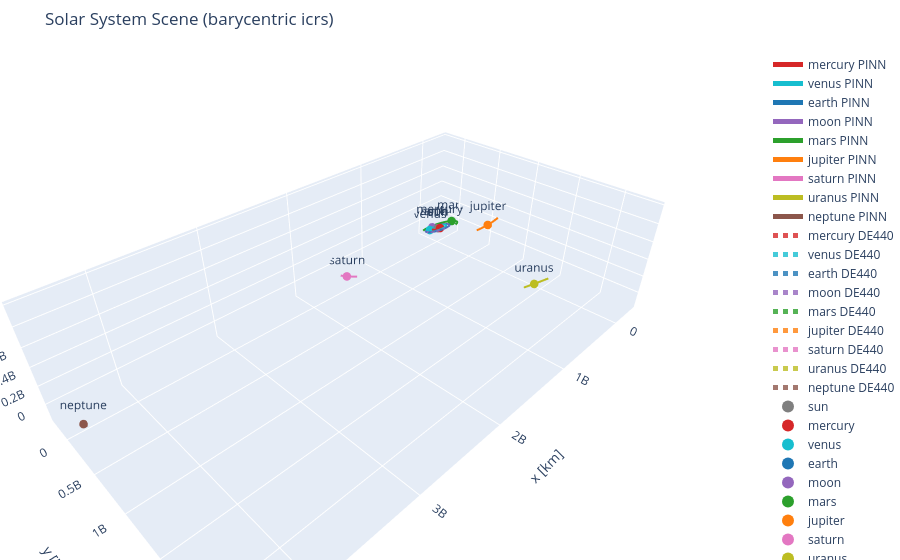

Notebook cell for this chart:
### Code cell
import numpy as np

from solsys_emulator.config import DEFAULT_CHECKPOINT_PATH, DEFAULT_KERNEL_PATH
from solsys_emulator.de440_dataset import find_local_kernel, load_kernel, sample_states
from solsys_emulator.inference import EphemerisEmulator
from solsys_emulator.train import load_checkpoint
from solsys_emulator.time_frames import build_time_grid
from solsys_emulator.viz_3d import plot_scene

emu = EphemerisEmulator.from_checkpoint(DEFAULT_CHECKPOINT_PATH)

ckpt_meta = load_checkpoint(DEFAULT_CHECKPOINT_PATH)
train_meta = ckpt_meta.get('train_config', {})
print('Checkpoint split_mode:', train_meta.get('split_mode'))
print('Checkpoint nbody_loss_weight:', train_meta.get('nbody_loss_weight'))

# Tutti i corpi dinamici nel checkpoint (esclude il Sole dalle traiettorie)
bodies_to_compare = [b for b in emu.bodies if b.lower() != 'sun']
print('Corpi in confronto:', bodies_to_compare)

dt_plot_seconds = 21600.0  # 6 ore
plot_t0 = '2025-01-01T00:00:00'
plot_t1 = '2026-01-01T00:00:00'

# Traiettorie PINN
pred_traj = {
    body: emu.predict_trajectory(body, plot_t0, plot_t1, dt_plot_seconds)
    for body in bodies_to_compare
}

# Traiettorie vere da DE440/DE441 (strict)
kernel_path = find_local_kernel([DEFAULT_KERNEL_PATH])
if kernel_path is None:
    raise RuntimeError('Nessun kernel DE440/DE441 trovato in data/.')

kernel = load_kernel(kernel_path)
_, time_grid = build_time_grid(plot_t0, plot_t1, dt_plot_seconds)
true_states, meta = sample_states(time_grid, bodies=bodies_to_compare, kernel=kernel)
true_traj = {body: true_states[:, idx, :3] for idx, body in enumerate(bodies_to_compare)}

print('Kernel usato:', kernel_path)
print('Source:', meta.get('source'))

for body in bodies_to_compare:
    err = pred_traj[body] - true_traj[body]
    rmse = np.sqrt(np.mean(np.sum(err * err, axis=1)))
    print(f'{body:8s} RMSE position [km]: {rmse:,.2f}')

state_t = emu.predict_state('2025-06-01T00:00:00')
fig = plot_scene(
    states_at_t=state_t,
    trajectories=pred_traj,
    reference_trajectories=true_traj,
    reference_label='DE440',
    frame_label='barycentric icrs',
    units_label='km',
)
fig.show()

### Figure 1 — Plotly figure (JSON) as saved in the notebook; plotly's stock layout.template omitted (floating-point values rounded to 4 significant figures; data arrays with more than 128 entries replaced by an {"elided": "..."} marker saying what was removed)
{"data": [{"line": {"color": "#d62728", "width": 4}, "mode": "lines", "name": "mercury PINN", "x": {"elided": "1461 float values"}, "y": {"elided": "1461 float values"}, "z": {"elided": "1461 float values"}, "type": "scatter3d"}, {"line": {"color": "#17becf", "width": 4}, "mode": "lines", "name": "venus PINN", "x": {"elided": "1461 float values"}, "y": {"elided": "1461 float values"}, "z": {"elided": "1461 float values"}, "type": "scatter3d"}, {"line": {"color": "#1f77b4", "width": 4}, "mode": "lines", "name": "earth PINN", "x": {"elided": "1461 float values"}, "y": {"elided": "1461 float values"}, "z": {"elided": "1461 float values"}, "type": "scatter3d"}, {"line": {"color": "#9467bd", "width": 4}, "mode": "lines", "name": "moon PINN", "x": {"elided": "1461 float values"}, "y": {"elided": "1461 float values"}, "z": {"elided": "1461 float values"}, "type": "scatter3d"}, {"line": {"color": "#2ca02c", "width": 4}, "mode": "lines", "name": "mars PINN", "x": {"elided": "1461 float values"}, "y": {"elided": "1461 float values"}, "z": {"elided": "1461 float values"}, "type": "scatter3d"}, {"line": {"color": "#ff7f0e", "width": 4}, "mode": "lines", "name": "jupiter PINN", "x": {"elided": "1461 float values"}, "y": {"elided": "1461 float values"}, "z": {"elided": "1461 float values"}, "type": "scatter3d"}, {"line": {"color": "#e377c2", "width": 4}, "mode": "lines", "name": "saturn PINN", "x": {"elided": "1461 float values"}, "y": {"elided": "1461 float values"}, "z": {"elided": "1461 float values"}, "type": "scatter3d"}, {"line": {"color": "#bcbd22", "width": 4}, "mode": "lines", "name": "uranus PINN", "x": {"elided": "1461 float values"}, "y": {"elided": "1461 float values"}, "z": {"elided": "1461 float values"}, "type": "scatter3d"}, {"line": {"color": "#8c564b", "width": 4}, "mode": "lines", "name": "neptune PINN", "x": {"elided": "1461 float values"}, "y": {"elided": "1461 float values"}, "z": {"elided": "1461 float values"}, "type": "scatter3d"}, {"line": {"color": "#d62728", "dash": "dot", "width": 2}, "mode": "lines", "name": "mercury DE440", "opacity": 0.8, "x": {"elided": "1461 float values"}, "y": {"elided": "1461 float values"}, "z": {"elided": "1461 float values"}, "type": "scatter3d"}, {"line": {"color": "#17becf", "dash": "dot", "width": 2}, "mode": "lines", "name": "venus DE440", "opacity": 0.8, "x": {"elided": "1461 float values"}, "y": {"elided": "1461 float values"}, "z": {"elided": "1461 float values"}, "type": "scatter3d"}, {"line": {"color": "#1f77b4", "dash": "dot", "width": 2}, "mode": "lines", "name": "earth DE440", "opacity": 0.8, "x": {"elided": "1461 float values"}, "y": {"elided": "1461 float values"}, "z": {"elided": "1461 float values"}, "type": "scatter3d"}, {"line": {"color": "#9467bd", "dash": "dot", "width": 2}, "mode": "lines", "name": "moon DE440", "opacity": 0.8, "x": {"elided": "1461 float values"}, "y": {"elided": "1461 float values"}, "z": {"elided": "1461 float values"}, "type": "scatter3d"}, {"line": {"color": "#2ca02c", "dash": "dot", "width": 2}, "mode": "lines", "name": "mars DE440", "opacity": 0.8, "x": {"elided": "1461 float values"}, "y": {"elided": "1461 float values"}, "z": {"elided": "1461 float values"}, "type": "scatter3d"}, {"line": {"color": "#ff7f0e", "dash": "dot", "width": 2}, "mode": "lines", "name": "jupiter DE440", "opacity": 0.8, "x": {"elided": "1461 float values"}, "y": {"elided": "1461 float values"}, "z": {"elided": "1461 float values"}, "type": "scatter3d"}, {"line": {"color": "#e377c2", "dash": "dot", "width": 2}, "mode": "lines", "name": "saturn DE440", "opacity": 0.8, "x": {"elided": "1461 float values"}, "y": {"elided": "1461 float values"}, "z": {"elided": "1461 float values"}, "type": "scatter3d"}, {"line": {"color": "#bcbd22", "dash": "dot", "width": 2}, "mode": "lines", "name": "uranus DE440", "opacity": 0.8, "x": {"elided": "1461 float values"}, "y": {"elided": "1461 float values"}, "z": {"elided": "1461 float values"}, "type": "scatter3d"}, {"line": {"color": "#8c564b", "dash": "dot", "width": 2}, "mode": "lines", "name": "neptune DE440", "opacity": 0.8, "x": {"elided": "1461 float values"}, "y": {"elided": "1461 float values"}, "z": {"elided": "1461 float values"}, "type": "scatter3d"}, {"marker": {"color": "#7f7f7f", "size": 5}, "mode": "markers+text", "name": "sun", "text": ["sun"], "textposition": "top center", "x": [-693300.0], "y": [-741100.0], "z": [-295100.0], "type": "scatter3d"}, {"marker": {"color": "#d62728", "size": 5}, "mode": "markers+text", "name": "mercury", "text": ["mercury"], "textposition": "top center", "x": [7041000.0], "y": [39610000.0], "z": [20460000.0], "type": "scatter3d"}, {"marker": {"color": "#17becf", "size": 5}, "mode": "markers+text", "name": "venus", "text": ["venus"], "textposition": "top center", "x": [43380000.0], "y": [-90470000.0], "z": [-43450000.0], "type": "scatter3d"}, {"marker": {"color": "#1f77b4", "size": 5}, "mode": "markers+text", "name": "earth", "text": ["earth"], "textposition": "top center", "x": [-51520000.0], "y": [-131800000.0], "z": [-57110000.0], "type": "scatter3d"}, {"marker": {"color": "#9467bd", "size": 5}, "mode": "markers+text", "name": "moon", "text": ["moon"], "textposition": "top center", "x": [-51800000.0], "y": [-131500000.0], "z": [-57020000.0], "type": "scatter3d"}, {"marker": {"color": "#2ca02c", "size": 5}, "mode": "markers+text", "name": "mars", "text": ["mars"], "textposition": "top center", "x": [-247800000.0], "y": [12790000.0], "z": [12560000.0], "type": "scatter3d"}, {"marker": {"color": "#ff7f0e", "size": 5}, "mode": "markers+text", "name": "jupiter", "text": ["jupiter"], "textposition": "top center", "x": [-14550000.0], "y": [705000000.0], "z": [302400000.0], "type": "scatter3d"}, {"marker": {"color": "#e377c2", "size": 5}, "mode": "markers+text", "name": "saturn", "text": ["saturn"], "textposition": "top center", "x": [1425000000.0], "y": [-107200000.0], "z": [-105700000.0], "type": "scatter3d"}, {"marker": {"color": "#bcbd22", "size": 5}, "mode": "markers+text", "name": "uranus", "text": ["uranus"], "textposition": "top center", "x": [1586000000.0], "y": [2254000000.0], "z": [964900000.0], "type": "scatter3d"}, {"marker": {"color": "#8c564b", "size": 5}, "mode": "markers+text", "name": "neptune", "text": ["neptune"], "textposition": "top center", "x": [4470000000.0], "y": [18430000.0], "z": [-103800000.0], "type": "scatter3d"}], "layout": {"scene": {"xaxis": {"title": {"text": "x [km]"}, "showgrid": true, "zeroline": true}, "yaxis": {"title": {"text": "y [km]"}, "showgrid": true, "zeroline": true}, "zaxis": {"title": {"text": "z [km]"}, "showgrid": true, "zeroline": true}, "aspectmode": "data"}, "legend": {"itemsizing": "constant"}, "margin": {"l": 0, "r": 0, "t": 50, "b": 0}, "title": {"text": "Solar System Scene (barycentric icrs)"}}}
